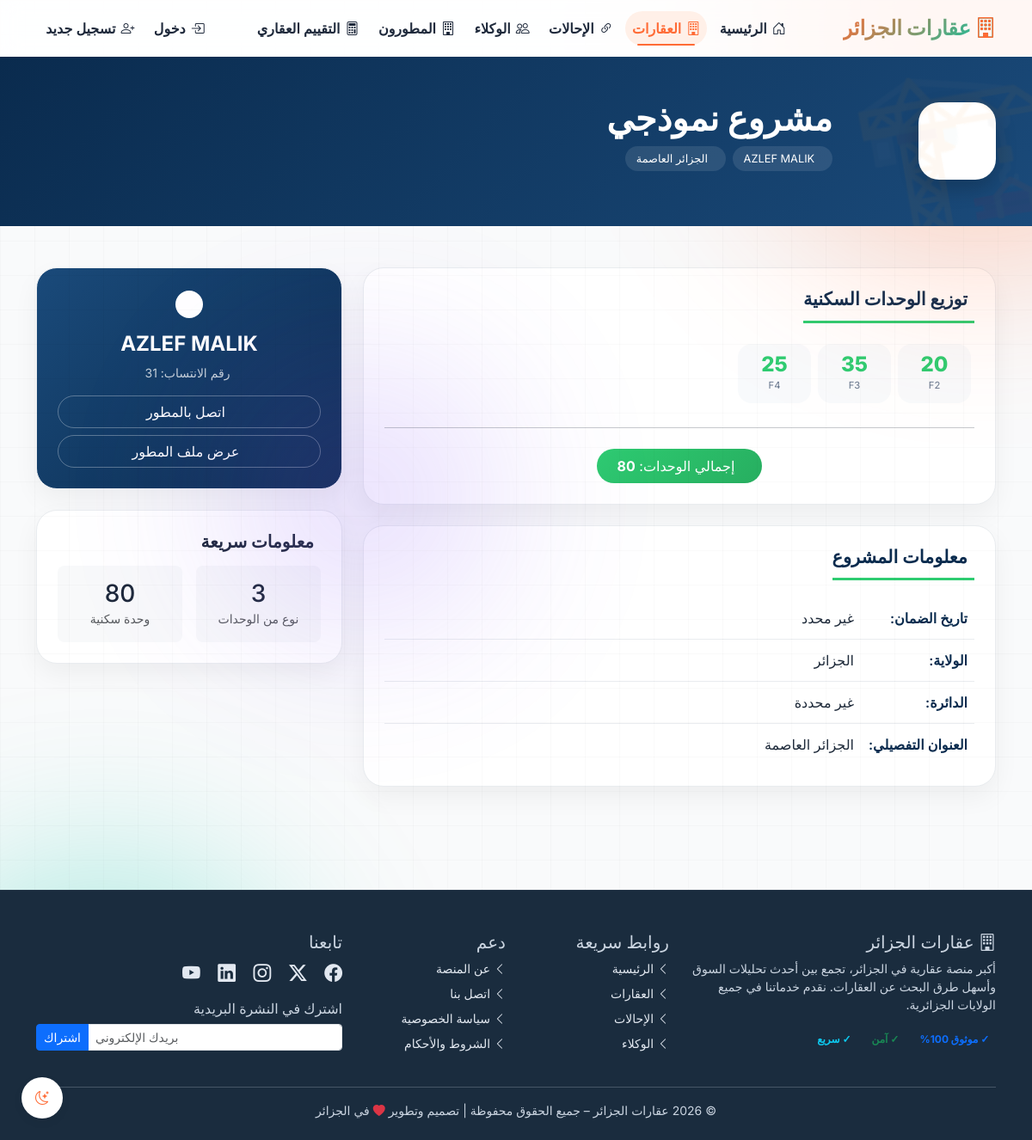
The page /properties/projets/1/ on the database its author committed.
### properties/models.py (models this page shows, shortened)
class ProjetImmobilier(models.Model):
    promoteur = models.ForeignKey(
        PromoteurImmobilier, on_delete=models.CASCADE,
        related_name='projets', verbose_name="المطور"
    )
    nom_projet = models.CharField(max_length=255, verbose_name="اسم المشروع")
    localisation = models.TextField(verbose_name="الموقع")
    wilaya = models.ForeignKey(
        Wilaya, on_delete=models.SET_NULL,
        null=True, blank=True, verbose_name="الولاية"
    )
    commune = models.ForeignKey(
        Commune, on_delete=models.SET_NULL,
        null=True, blank=True, verbose_name="البلدية"
    )
    daira = models.CharField(max_length=100, blank=True, verbose_name="الدائرة")
    date_garantie = models.DateField(null=True, blank=True, verbose_name="تاريخ منح الضمان")
    total_logements = models.IntegerField(default=0, verbose_name="إجمالي الوحدات")
    f1_count = models.IntegerField(default=0, verbose_name="عدد F1")
    f2_count = models.IntegerField(default=0, verbose_name="عدد F2")
    f3_count = models.IntegerField(default=0, verbose_name="عدد F3")
    f4_count = models.IntegerField(default=0, verbose_name="عدد F4")
    f5_count = models.IntegerField(default=0, verbose_name="عدد F5")
    f6_count = models.IntegerField(default=0, verbose_name="عدد F6")
    duplex_count = models.IntegerField(default=0, verbose_name="عدد Duplex")
    triplex_count = models.IntegerField(default=0, verbose_name="عدد Triplex")
    villa_count = models.IntegerField(default=0, verbose_name="عدد Villas")
    cave_count = models.IntegerField(default=0, verbose_name="عدد Caves")
    garage_count = models.IntegerField(default=0, verbose_name="عدد Garages")
    parking_count = models.IntegerField(default=0, verbose_name="عدد Parkings")
    local_count = models.IntegerField(default=0, verbose_name="عدد Locaux commerciaux")
    description = models.TextField(blank=True, verbose_name="وصف المشروع")
    is_active = models.BooleanField(default=True, verbose_name="نشط")
    created_at = models.DateTimeField(auto_now_add=True, verbose_name="تاريخ الإضافة")
    updated_at = models.DateTimeField(auto_now=True, verbose_name="تاريخ التحديث")
    class Meta:
        verbose_name = "مشروع عقاري"
        verbose_name_plural = "المشاريع العقارية"
        ordering = ['-date_garantie', 'nom_projet']
        indexes = [
            models.Index(fields=['promoteur', 'wilaya']),
            models.Index(fields=['date_garantie']),
        ]

class PromoteurImmobilier(models.Model):
    numero_affiliation = models.CharField(max_length=10, unique=True, verbose_name="رقم الانتساب")
    numero_agrement = models.CharField(max_length=20, blank=True, verbose_name="رقم الاعتماد")
    numero_tnpi = models.CharField(max_length=50, blank=True, verbose_name="رقم التسجيل TNPI")
    nom_entreprise = models.CharField(max_length=255, verbose_name="اسم الشركة")
    nom_gerant = models.CharField(max_length=255, blank=True, verbose_name="اسم المسير")
    adresse = models.TextField(blank=True, verbose_name="العنوان التجاري")
    telephone = models.CharField(max_length=50, blank=True, verbose_name="الهاتف")
    email = models.EmailField(blank=True, verbose_name="البريد الإلكتروني")
    wilaya = models.ForeignKey(
        Wilaya, on_delete=models.SET_NULL,
        null=True, blank=True, verbose_name="الولاية"
    )
    logo = models.ImageField(
        upload_to='promoteurs/logos/%Y/%m/',
        blank=True,
        null=True,
        verbose_name="شعار الشركة"
    )
    cover_image = models.ImageField(
        upload_to='promoteurs/covers/%Y/%m/',
        blank=True,
        null=True,
        verbose_name="صورة الغلاف"
    )
    avatar = models.ImageField(
        upload_to='promoteurs/avatars/%Y/%m/',
        blank=True,
        null=True,
        verbose_name="الصورة الشخصية"
    )
    is_active = models.BooleanField(default=True, verbose_name="نشط")
    created_at = models.DateTimeField(auto_now_add=True, verbose_name="تاريخ الإضافة")
    updated_at = models.DateTimeField(auto_now=True, verbose_name="تاريخ التحديث")
    class Meta:
        verbose_name = "مطور عقاري"
        verbose_name_plural = "المطورين العقاريين"
        ordering = ['nom_entreprise']
        indexes = [
            models.Index(fields=['numero_affiliation']),
            models.Index(fields=['wilaya']),
        ]

### properties/models_valuation.py (models this page shows, shortened)
class Wilaya(models.Model):
    code = models.CharField(max_length=2, unique=True, verbose_name="الرمز")
    name_ar = models.CharField(max_length=100, verbose_name="الاسم بالعربية")
    name_fr = models.CharField(max_length=100, verbose_name="الاسم بالفرنسية")
    class Meta:
        verbose_name = "ولاية"
        verbose_name_plural = "الولايات"
        ordering = ["code"]

### properties/views.py (the view)
# urls.py: path('projets/<int:pk>/', views.projet_detail, name='projet_detail'),
def projet_detail(request: HttpRequest, pk: int) -> HttpResponse:
    projet = get_object_or_404(ProjetImmobilier, pk=pk, is_active=True)
    type_counts = {
        'F1': projet.f1_count,
        'F2': projet.f2_count,
        'F3': projet.f3_count,
        'F4': projet.f4_count,
        'F5': projet.f5_count,
        'Duplex': projet.duplex_count,
        'Villa': projet.villa_count,
        'Cave': projet.cave_count,
        'Garage': projet.garage_count,
    }
    available_types = {k: v for k, v in type_counts.items() if v > 0}
    context = {
        'projet': projet,
        'type_counts': available_types,
        'total_logements': projet.total_logements,
        'promoteur': projet.promoteur,
    }
    return render(request, 'properties/projet_detail.html', context)

### properties/templates/properties/projet_detail.html (shortened to what this page needs)
{% extends 'base.html' %}
{% load static %}
{% load humanize %}
{% block extra_css %}
<link href="https://unpkg.com/aos@2.3.1/dist/aos.css" rel="stylesheet">
{% endblock %}
{% block content %}
<div class="project-hero" data-aos="fade-down">
    <div class="container">
        <div class="row align-items-center gy-4">
            <div class="col-md-2 text-center text-md-start">
                <div class="project-icon mx-auto mx-md-0">
                </div>
            </div>
            <div class="col-md-10">
                <h1 class="fw-bold mb-2">{{ projet.nom_projet }}</h1>
                <div class="d-flex flex-wrap gap-2 mb-3">
                    <span class="info-chip">
                        <a href="{% url 'properties:promoteur_detail' promoteur.id %}" class="text-white text-decoration-none">
                            {{ promoteur.nom_entreprise }}
                        </a>
                    </span>
                    <span class="info-chip">
                         {{ projet.localisation|truncatechars:60 }}
                    </span>
                </div>
            </div>
        </div>
    </div>
</div>
<div class="container my-5">
    <div class="row g-4">
        <div class="col-lg-8">
            <div class="info-card" data-aos="fade-up">
                <h3 class="section-title">
                     توزيع الوحدات السكنية
                </h3>
                {% if type_counts %}
                <div class="d-flex flex-wrap justify-content-start g-2 mb-4">
                    {% for type, count in type_counts.items %}
                    <div class="type-badge">
                        <div class="type-number">{{ count }}</div>
                        <div class="type-label">{{ type }}</div>
                    </div>
                    {% endfor %}
                </div>
                {% else %}
                <div class="alert alert-light text-center py-3">
                    <i class="fas fa-info-circle"></i> لا توجد وحدات مسجلة لهذا المشروع
                </div>
                {% endif %}
                <hr class="my-4">
                <div class="text-center">
                    <div class="total-badge">
                        إجمالي الوحدات: <strong>{{ total_logements|default:"0"|intcomma }}</strong>
                    </div>
                </div>
            </div>
            <div class="info-card" data-aos="fade-up" data-aos-delay="100">
                <h3 class="section-title">
                     معلومات المشروع
                </h3>
                <table class="info-table">
                    <tr>
                        <td class="info-label"> تاريخ الضمان:</td>
                        <td class="info-value">{{ projet.date_garantie|date:"d/m/Y"|default:"غير محدد" }}</td>
                    </tr>
                    <tr>
                        <td class="info-label"> الولاية:</td>
                        <td class="info-value">{{ projet.wilaya.name_ar|default:"غير محدد" }}</td>
                    </tr>
                    <tr>
                        <td class="info-label"> الدائرة:</td>
                        <td class="info-value">{{ projet.daira|default:"غير محددة" }}</td>
                    </tr>
                    <tr>
                        <td class="info-label"> العنوان التفصيلي:</td>
                        <td class="info-value">{{ projet.localisation|default:"غير محدد" }}</td>
                    </tr>
                </table>
            </div>
        </div>
        <div class="col-lg-4">
            <div class="info-card developer-card" data-aos="fade-up" data-aos-delay="150">
                <div class="text-center">
                    <div class="bg-white rounded-circle d-inline-flex p-3 mb-3">
                    </div>
                    <h4 class="fw-bold mb-2">{{ promoteur.nom_entreprise }}</h4>
                    <p class="small opacity-75 mb-3">
                         رقم الانتساب: {{ promoteur.numero_affiliation }}
                    </p>
                    {% if promoteur.telephone %}
                    <a href="tel:{{ promoteur.telephone }}" class="btn btn-outline-light w-100 rounded-pill mb-2">
                         اتصل بالمطور
                    </a>
                    {% endif %}
                    <a href="{% url 'properties:promoteur_detail' promoteur.id %}" class="btn btn-outline-light w-100 rounded-pill">
                         عرض ملف المطور
                    </a>
                </div>
            </div>
            <div class="info-card" data-aos="fade-up" data-aos-delay="200">
                <h5 class="fw-bold mb-3">
                     معلومات سريعة
                </h5>
                <div class="row g-3 text-center">
                    <div class="col-6">
                        <div class="p-3 bg-light rounded-3">
                            <h3 class="mb-0">{{ type_counts|length|default:"0" }}</h3>
                            <small class="text-muted">نوع من الوحدات</small>
                        </div>
                    </div>
                    <div class="col-6">
                        <div class="p-3 bg-light rounded-3">
                            <h3 class="mb-0">{{ total_logements|default:"0"|intcomma }}</h3>
                            <small class="text-muted">وحدة سكنية</small>
                        </div>
                    </div>
                </div>
            </div>
        </div>
    </div>
</div>
{% endblock %}

### templates/base.html (style rules this page uses)
:root { --primary: #FF6B35; --primary-dark: #E55A2B; --primary-light: #FFF0E8; --primary-glow: rgba(255,107,53,0.2); --secondary: #1A2C3E; --secondary-light: #2D4A6E; --accent: #00C9A7; --accent-dark: #00A88B; --accent-glow: rgba(0,201,167,0.15); --gray-bg: #F9FAFB; --white: #FFFFFF; --text-dark: #1E293B; --text-muted: #64748B; --border-light: #E2E8F0; --success: #10B981; --warning: #F59E0B; --danger: #EF4444; --info: #3B82F6; --shadow-xs: 0 1px 2px rgba(0,0,0,0.03); --shadow-sm: 0 2px 4px rgba(0,0,0,0.02), 0 1px 2px rgba(0,0,0,0.03); --shadow-md: 0 4px 12px rgba(0,0,0,0.05); --shadow-lg: 0 12px 24px -8px rgba(0,0,0,0.1); --shadow-xl: 0 20px 32px -12px rgba(0,0,0,0.15); --transition-fast: 0.15s ease; --transition: 0.25s cubic-bezier(0.4, 0, 0.2, 1); --transition-slow: 0.4s cubic-bezier(0.4, 0, 0.2, 1); }
* { margin: 0; padding: 0; box-sizing: border-box; }
body { background: var(--gray-bg); font-family: 'Inter', 'Tajawal', 'Cairo', sans-serif; display: flex; flex-direction: column; min-height: 100vh; line-height: 1.5; scroll-behavior: smooth; color: var(--text-dark); transition: background-color var(--transition), color var(--transition); }

### properties/templates/properties/projet_detail.html (style rules this page uses)
:root { --pf-primary: #0a2b4e; --pf-primary-light: #1a4a7a; --pf-accent: #2ecc71; --pf-accent-dark: #27ae60; --pf-accent-light: #d5f5e3; --pf-gray-bg: #f8fafc; --pf-gray-border: #e9ecef; --pf-text-dark: #1e2a3a; --pf-text-muted: #64748b; --pf-shadow: 0 12px 30px rgba(0,0,0,0.05); --pf-shadow-hover: 0 20px 35px rgba(0,0,0,0.1); --pf-transition: all 0.3s ease; }
.project-hero { background: linear-gradient(135deg, var(--pf-primary) 0%, var(--pf-primary-light) 100%); padding: 3rem 0; color: white; position: relative; overflow: hidden; }
.project-hero::before { content: "🏗️"; position: absolute; font-size: 12rem; opacity: 0.05; bottom: -3rem; right: -2rem; transform: rotate(-10deg); pointer-events: none; }
.project-icon { width: 90px; height: 90px; border-radius: 24px; display: flex; align-items: center; justify-content: center; background: white; color: var(--pf-accent); font-size: 2.5rem; box-shadow: 0 10px 25px rgba(0,0,0,0.2); transition: var(--pf-transition); }
.info-chip { display: inline-flex; align-items: center; gap: 0.5rem; background: rgba(255,255,255,0.1); padding: 0.3rem 0.8rem; border-radius: 30px; font-size: 0.8rem; }
.info-card { background: white; border-radius: 24px; padding: 1.5rem; margin-bottom: 1.5rem; box-shadow: var(--pf-shadow); border: 1px solid var(--pf-gray-border); transition: var(--pf-transition); }
.section-title { font-size: 1.3rem; font-weight: 700; margin-bottom: 1.25rem; padding-bottom: 0.75rem; border-bottom: 3px solid var(--pf-accent); display: inline-block; color: var(--pf-primary); }
.type-badge { display: inline-block; background: var(--pf-gray-bg); padding: 0.75rem 1rem; border-radius: 16px; margin: 0.25rem; text-align: center; min-width: 85px; transition: var(--pf-transition); }
.type-number { font-size: 1.5rem; font-weight: 800; color: var(--pf-accent); line-height: 1; }
.type-label { font-size: 0.7rem; color: var(--pf-text-muted); margin-top: 0.25rem; }
.total-badge { background: linear-gradient(135deg, var(--pf-accent), var(--pf-accent-dark)); color: white; padding: 0.5rem 1.5rem; border-radius: 40px; display: inline-block; }
.info-table { width: 100%; }
.info-table td { padding: 0.75rem 0; border-bottom: 1px solid var(--pf-gray-border); }
.info-table tr:last-child td { border-bottom: none; }
.info-label { width: 140px; font-weight: 600; color: var(--pf-primary); }
.info-value { color: var(--pf-text-dark); }
.developer-card { background: linear-gradient(135deg, var(--pf-primary-light), var(--pf-primary)); color: white; text-align: center; }
.developer-card .btn-outline-light { border-color: rgba(255,255,255,0.3); color: white; }

### rows shown on the page
ProjetImmobilier: nom_projet "مشروع نموذجي", localisation "الجزائر العاصمة", date_garantie "غير محدد", wilaya.name_ar "الجزائر", daira "غير محددة"
PromoteurImmobilier: nom_entreprise "AZLEF MALIK", numero_affiliation "31"

### other values the page prints
{{ count }} "20" "35" "25"
{{ type }} "F2" "F3" "F4"
{{ total_logements|default:"0"|intcomma }} "80"
{{ type_counts|length|default:"0" }} "3"
